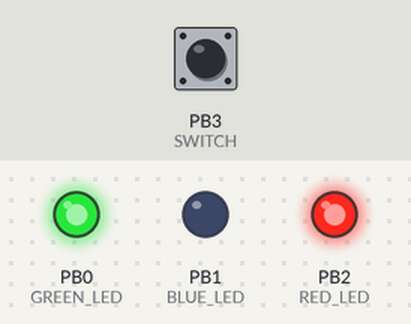
The sketch below on a simulated ATtiny85, built with avr-gcc and run on an emulated ATtiny85. Parts: output pins drawn as LEDs (lit = HIGH). The inputs (shaded band) are chosen by the test bench; at power-on: PB3 (SWITCH) HIGH. Sleep ends after the set time or at an interrupt; random numbers use the default seed unless the sketch sets one.

Above: at 6.1 s.
6.2 s: PB3 (SWITCH) pulled LOW for 3.2 s
At 9.6 s:
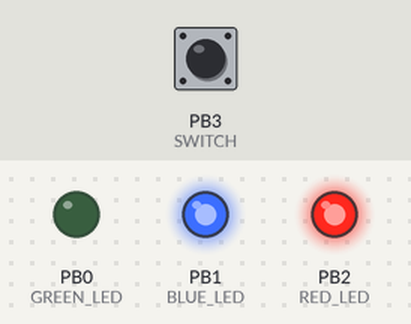
At 18.0 s:
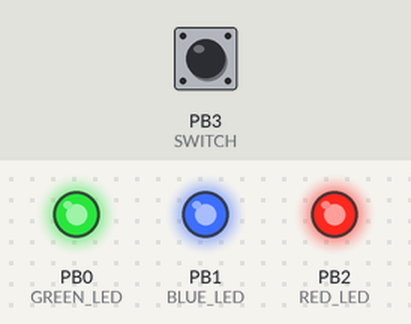
Timing chart, 0 to 18.5 s (numbered marks = the images above; inputs shaded):
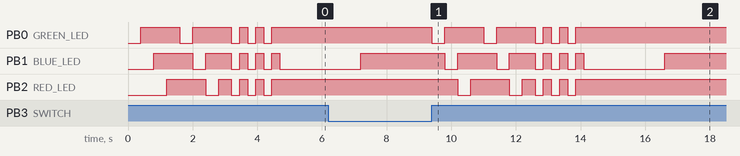

Measured:
- after the input at 6.2 s, PB0 (GREEN_LED): HIGH → LOW after 3.2 s, → HIGH 0.40 s later, → LOW 1.2 s later, → HIGH 0.40 s later, … (10 changes in this stretch); PB2 (RED_LED): HIGH → LOW after 4.0 s, → HIGH 0.40 s later, → LOW 1.2 s later, → HIGH 0.40 s later, … (10 changes in this stretch)

The sketch:

ChoiceBox.ino
```cpp
// written by Rene Seidlitz
// ATMEL ATTINY 25/45/85 / ARDUINO
//
//                  +-\/-+
// Ain0 (D 5) PB5  1|    |8  Vcc
// Ain3 (D 3) PB3  2|    |7  PB2 (D 2) Ain1
// Ain2 (D 4) PB4  3|    |6  PB1 (D 1) pwm1
//            GND  4|    |5  PB0 (D 0) pwm0
//                  +----+

#include <avr/sleep.h>    // Sleep Modes
#include <avr/power.h>    // Power management

const int GREEN_LED = 0;
const int BLUE_LED = 1;
const int RED_LED = 2;
const int SWITCH = 3;
int i = 0;

ISR (PCINT0_vect)
 {
 // do something interesting here
 }

void setup ()
  {
  pinMode(GREEN_LED, OUTPUT);
  pinMode(BLUE_LED, OUTPUT);
  pinMode(RED_LED, OUTPUT);
  pinMode (SWITCH, INPUT);
  digitalWrite (SWITCH, HIGH);  // internal pull-up
  randomSeed(analogRead(5));
  // pin change interrupt (example for D4)
  PCMSK  |= bit (PCINT3);  // want pin D4 / pin 3
  GIFR   |= bit (PCIF);    // clear any outstanding interrupts
  GIMSK  |= bit (PCIE);    // enable pin change interrupts

  }  // end of setup

void loop ()
  {
    i = random(1,4);
    cascadeerzeugen();
    cascadeerzeugen();
    blinken();
    blinken();
    blinken();
    switch(i){
        case 1:
          digitalWrite(GREEN_LED,LOW);
          break;
        case 2:
          digitalWrite(BLUE_LED,LOW);
          break;
        case 3:
          digitalWrite(RED_LED,LOW);
          break;
      }
      delay(2500);
    i=0;
    digitalWrite(GREEN_LED, HIGH);
    digitalWrite(BLUE_LED, HIGH);
    digitalWrite(RED_LED, HIGH);
  goToSleep ();
  }  // end of loop

  void cascadeerzeugen()
  {
    digitalWrite(GREEN_LED, LOW);   // turn the LED on (HIGH is the voltage level)
    delay(400);                       // wait for a second
    digitalWrite(GREEN_LED, HIGH);    // turn the LED off by making the voltage LOW
    digitalWrite(BLUE_LED, LOW);
    delay(400);                       // wait for a second
    digitalWrite(BLUE_LED, HIGH);    // turn the LED off by making the voltage LOW
    digitalWrite(RED_LED, LOW);
    delay(400);
    digitalWrite(RED_LED, HIGH);    // turn the LED off by making the voltage LOW
    delay(400);
  }

void blinken()
  {
    digitalWrite(GREEN_LED, LOW);
    digitalWrite(BLUE_LED, LOW);
    digitalWrite(RED_LED, LOW);
    delay(250);
    digitalWrite(GREEN_LED, HIGH);
    digitalWrite(BLUE_LED, HIGH);
    digitalWrite(RED_LED, HIGH);
    delay(250);
  }

void goToSleep ()
  {
  set_sleep_mode(SLEEP_MODE_PWR_DOWN);
  ADCSRA = 0;            // turn off ADC
  power_all_disable ();  // power off ADC, Timer 0 and 1, serial interface
  sleep_enable();
  sleep_cpu();
  sleep_disable();
  power_all_enable();    // power everything back on
  }  // end of goToSleep
```
